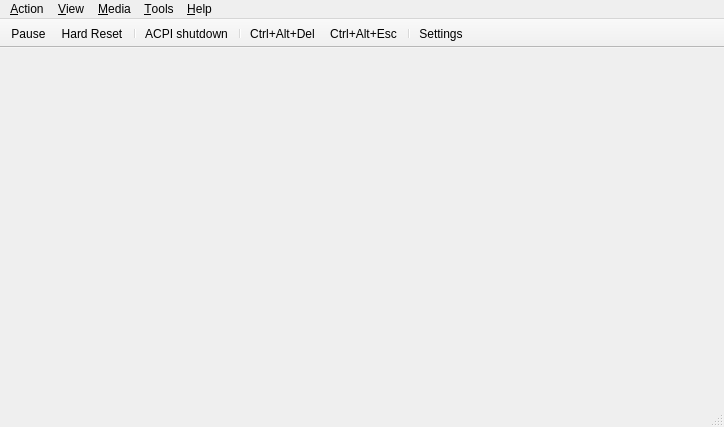
<?xml version="1.0" encoding="UTF-8"?>
<ui version="4.0">
 <class>MainWindow</class>
 <widget class="QMainWindow" name="MainWindow">
  <property name="geometry">
   <rect>
    <x>0</x>
    <y>0</y>
    <width>724</width>
    <height>427</height>
   </rect>
  </property>
  <property name="windowTitle">
   <string>86Box</string>
  </property>
  <widget class="QWidget" name="centralwidget">
   <property name="sizePolicy">
    <sizepolicy hsizetype="Expanding" vsizetype="Expanding">
     <horstretch>0</horstretch>
     <verstretch>0</verstretch>
    </sizepolicy>
   </property>
   <layout class="QVBoxLayout" name="verticalLayout">
    <property name="spacing">
     <number>0</number>
    </property>
    <property name="leftMargin">
     <number>0</number>
    </property>
    <property name="topMargin">
     <number>0</number>
    </property>
    <property name="rightMargin">
     <number>0</number>
    </property>
    <property name="bottomMargin">
     <number>0</number>
    </property>
    <item>
     <widget class="RendererStack" name="stackedWidget">
      <property name="sizePolicy">
       <sizepolicy hsizetype="Expanding" vsizetype="Expanding">
        <horstretch>0</horstretch>
        <verstretch>0</verstretch>
       </sizepolicy>
      </property>
     </widget>
    </item>
   </layout>
  </widget>
  <widget class="QMenuBar" name="menubar">
   <property name="geometry">
    <rect>
     <x>0</x>
     <y>0</y>
     <width>724</width>
     <height>23</height>
    </rect>
   </property>
   <widget class="QMenu" name="menuAction">
    <property name="title">
     <string>&amp;Action</string>
    </property>
    <widget class="QMenu" name="menuTablet_tool">
     <property name="title">
      <string>Tablet tool</string>
     </property>
     <addaction name="actionPen"/>
     <addaction name="actionCursor_Puck"/>
    </widget>
    <widget class="QMenu" name="menuSlow_turbo">
     <property name="title">
      <string>Cycle Skip</string>
     </property>
     <addaction name="actionSlow_Turbo_Off"/>
     <addaction name="actionSlow_Turbo_1_cycle"/>
     <addaction name="actionSlow_Turbo_2_cycles"/>
     <addaction name="actionSlow_Turbo_3_cycles"/>
     <addaction name="actionSlow_Turbo_4_cycles"/>
    </widget>
    <addaction name="actionAuto_pause"/>
    <addaction name="separator"/>
    <addaction name="actionKeyboard_requires_capture"/>
    <addaction name="actionRight_CTRL_is_left_ALT"/>
    <addaction name="menuTablet_tool"/>
    <addaction name="separator"/>
    <addaction name="actionPause"/>
    <addaction name="actionTurbo_mode"/>
    <addaction name="menuSlow_turbo"/>
    <addaction name="separator"/>
    <addaction name="actionHard_Reset"/>
    <addaction name="actionCtrl_Alt_Del"/>
    <addaction name="separator"/>
    <addaction name="actionCtrl_Alt_Esc"/>
    <addaction name="separator"/>
    <addaction name="actionExit"/>
   </widget>
   <widget class="QMenu" name="menuTools">
    <property name="title">
     <string>&amp;Tools</string>
    </property>
    <widget class="QMenu" name="menuSound">
     <property name="title">
      <string>S&amp;ound</string>
     </property>
     <addaction name="actionMute_Unmute"/>
     <addaction name="separator"/>
     <addaction name="actionSound_gain"/>
    </widget>
    <addaction name="actionSettings"/>
    <addaction name="actionUpdate_status_bar_icons"/>
    <addaction name="separator"/>
    <addaction name="actionEnable_Discord_integration"/>
    <addaction name="separator"/>
    <addaction name="actionTake_screenshot"/>
    <addaction name="menuSound"/>
    <addaction name="separator"/>
    <addaction name="actionPreferences"/>
    <addaction name="separator"/>
    <addaction name="actionBegin_trace"/>
    <addaction name="actionEnd_trace"/>
    <addaction name="separator"/>
    <addaction name="actionMCA_devices"/>
    <addaction name="separator"/>
    <addaction name="actionOpen_screenshots_folder"/>
   </widget>
   <widget class="QMenu" name="menuView">
    <property name="title">
     <string>&amp;View</string>
    </property>
    <widget class="QMenu" name="menuRenderer">
     <property name="title">
      <string>Re&amp;nderer</string>
     </property>
     <addaction name="actionSoftware_Renderer"/>
     <addaction name="actionOpenGL_3_0_Core"/>
     <addaction name="actionVulkan"/>
     <addaction name="actionVNC"/>
    </widget>
    <widget class="QMenu" name="menuWindow_scale_factor">
     <property name="title">
      <string>&amp;Window scale factor</string>
     </property>
     <addaction name="action0_5x"/>
     <addaction name="action1x"/>
     <addaction name="action1_5x"/>
     <addaction name="action2x"/>
     <addaction name="action3x"/>
     <addaction name="action4x"/>
     <addaction name="action5x"/>
     <addaction name="action6x"/>
     <addaction name="action7x"/>
     <addaction name="action8x"/>
    </widget>
    <widget class="QMenu" name="menuFilter_method">
     <property name="title">
      <string>Filter method</string>
     </property>
     <addaction name="actionNearest"/>
     <addaction name="actionLinear"/>
    </widget>
    <widget class="QMenu" name="menuFullscreen_stretch_mode">
     <property name="title">
      <string>Fullscreen &amp;stretch mode</string>
     </property>
     <addaction name="actionFullScreen_stretch"/>
     <addaction name="actionFullScreen_43"/>
     <addaction name="actionFullScreen_keepRatio"/>
     <addaction name="actionFullScreen_int"/>
     <addaction name="actionFullScreen_int43"/>
    </widget>
    <widget class="QMenu" name="menuEGA_S_VGA_settings">
     <property name="title">
      <string>E&amp;GA/(S)VGA settings</string>
     </property>
     <widget class="QMenu" name="menuVGA_screen_type">
      <property name="title">
       <string>VGA screen &amp;type</string>
      </property>
      <addaction name="actionRGB_Color"/>
      <addaction name="actionRGB_Grayscale"/>
      <addaction name="actionAmber_monitor"/>
      <addaction name="actionGreen_monitor"/>
      <addaction name="actionWhite_monitor"/>
     </widget>
     <widget class="QMenu" name="menuGrayscale_conversion_type">
      <property name="title">
       <string>Grayscale &amp;conversion type</string>
      </property>
      <addaction name="actionBT601_NTSC_PAL"/>
      <addaction name="actionBT709_HDTV"/>
      <addaction name="actionAverage"/>
     </widget>
     <addaction name="actionInverted_VGA_monitor"/>
     <addaction name="menuVGA_screen_type"/>
     <addaction name="menuGrayscale_conversion_type"/>
    </widget>
    <addaction name="actionHide_tool_bar"/>
    <addaction name="actionHide_status_bar"/>
    <addaction name="separator"/>
    <addaction name="actionShow_non_primary_monitors"/>
    <addaction name="actionResizable_window"/>
    <addaction name="actionRemember_size_and_position"/>
    <addaction name="separator"/>
    <addaction name="menuRenderer"/>
    <addaction name="actionRenderer_options"/>
    <addaction name="separator"/>
    <addaction name="actionSpecify_dimensions"/>
    <addaction name="actionForce_4_3_display_ratio"/>
    <addaction name="menuWindow_scale_factor"/>
    <addaction name="menuFilter_method"/>
    <addaction name="actionHiDPI_scaling"/>
    <addaction name="separator"/>
    <addaction name="actionFullscreen"/>
    <addaction name="menuFullscreen_stretch_mode"/>
    <addaction name="actionApply_fullscreen_stretch_mode_when_maximized"/>
    <addaction name="menuEGA_S_VGA_settings"/>
    <addaction name="separator"/>
    <addaction name="actionCGA_PCjr_Tandy_EGA_S_VGA_overscan"/>
    <addaction name="actionChange_contrast_for_monochrome_display"/>
   </widget>
   <widget class="QMenu" name="menuMedia">
    <property name="title">
     <string>&amp;Media</string>
    </property>
   </widget>
   <widget class="QMenu" name="menuAbout">
    <property name="title">
     <string>&amp;Help</string>
    </property>
    <addaction name="actionDocumentation"/>
    <addaction name="actionAbout_86Box"/>
    <addaction name="actionAbout_Qt"/>
   </widget>
   <addaction name="menuAction"/>
   <addaction name="menuView"/>
   <addaction name="menuMedia"/>
   <addaction name="menuTools"/>
   <addaction name="menuAbout"/>
  </widget>
  <widget class="QStatusBar" name="statusbar"/>
  <widget class="QToolBar" name="toolBar">
   <property name="contextMenuPolicy">
    <enum>Qt::PreventContextMenu</enum>
   </property>
   <property name="windowTitle">
    <string notr="true">toolBar</string>
   </property>
   <property name="autoFillBackground">
    <bool>true</bool>
   </property>
   <property name="movable">
    <bool>false</bool>
   </property>
   <property name="allowedAreas">
    <set>Qt::TopToolBarArea</set>
   </property>
   <property name="iconSize">
    <size>
     <width>16</width>
     <height>16</height>
    </size>
   </property>
   <property name="toolButtonStyle">
    <enum>Qt::ToolButtonIconOnly</enum>
   </property>
   <property name="floatable">
    <bool>false</bool>
   </property>
   <attribute name="toolBarArea">
    <enum>TopToolBarArea</enum>
   </attribute>
   <attribute name="toolBarBreak">
    <bool>false</bool>
   </attribute>
   <addaction name="actionPause"/>
   <addaction name="actionHard_Reset"/>
   <addaction name="separator"/>
   <addaction name="actionACPI_Shutdown"/>
   <addaction name="separator"/>
   <addaction name="actionCtrl_Alt_Del"/>
   <addaction name="actionCtrl_Alt_Esc"/>
   <addaction name="separator"/>
   <addaction name="actionSettings"/>
  </widget>
  <action name="actionAuto_pause">
   <property name="checkable">
    <bool>true</bool>
   </property>
   <property name="text">
    <string>&amp;Auto-pause on focus loss</string>
   </property>
  </action>
  <action name="actionKeyboard_requires_capture">
   <property name="checkable">
    <bool>true</bool>
   </property>
   <property name="text">
    <string>&amp;Keyboard requires capture</string>
   </property>
  </action>
  <action name="actionRight_CTRL_is_left_ALT">
   <property name="checkable">
    <bool>true</bool>
   </property>
   <property name="text">
    <string>&amp;Right CTRL is left ALT</string>
   </property>
  </action>
  <action name="actionHard_Reset">
   <property name="icon">
    <iconset resource="../qt_resources.qrc">
     <normaloff>:/menuicons/qt/icons/hard_reset.ico</normaloff>:/menuicons/qt/icons/hard_reset.ico</iconset>
   </property>
   <property name="text">
    <string>&amp;Hard Reset...</string>
   </property>
   <property name="iconVisibleInMenu">
    <bool>false</bool>
   </property>
  </action>
  <action name="actionCtrl_Alt_Del">
   <property name="icon">
    <iconset resource="../qt_resources.qrc">
     <normaloff>:/menuicons/qt/icons/send_cad.ico</normaloff>:/menuicons/qt/icons/send_cad.ico</iconset>
   </property>
   <property name="text">
    <string>&amp;Ctrl+Alt+Del</string>
   </property>
   <property name="toolTip">
    <string>Ctrl+Alt+Del</string>
   </property>
   <property name="shortcut">
    <string>Ctrl+F12</string>
   </property>
   <property name="iconVisibleInMenu">
    <bool>false</bool>
   </property>
   <property name="shortcutVisibleInContextMenu">
    <bool>false</bool>
   </property>
  </action>
  <action name="actionCtrl_Alt_Esc">
   <property name="icon">
    <iconset resource="../qt_resources.qrc">
     <normaloff>:/menuicons/qt/icons/send_cae.ico</normaloff>:/menuicons/qt/icons/send_cae.ico</iconset>
   </property>
   <property name="text">
    <string>Ctrl+Alt+&amp;Esc</string>
   </property>
   <property name="iconVisibleInMenu">
    <bool>false</bool>
   </property>
  </action>
  <action name="actionPause">
   <property name="checkable">
    <bool>true</bool>
   </property>
   <property name="icon">
    <iconset resource="../qt_resources.qrc">
     <normaloff>:/menuicons/qt/icons/pause.ico</normaloff>:/menuicons/qt/icons/pause.ico</iconset>
   </property>
   <property name="text">
    <string>&amp;Pause</string>
   </property>
   <property name="iconVisibleInMenu">
    <bool>false</bool>
   </property>
  </action>
    <action name="actionTurbo_mode">
     <property name="checkable">
      <bool>true</bool>
     </property>
     <property name="text">
      <string>Turbo mode</string>
     </property>
    </action>
    <action name="actionSlow_Turbo_Off">
     <property name="checkable">
      <bool>true</bool>
     </property>
     <property name="text">
      <string>Off</string>
     </property>
    </action>
    <action name="actionSlow_Turbo_1_cycle">
     <property name="checkable">
      <bool>true</bool>
     </property>
     <property name="text">
      <string>1 Cycle Skip</string>
     </property>
    </action>
    <action name="actionSlow_Turbo_2_cycles">
     <property name="checkable">
      <bool>true</bool>
     </property>
     <property name="text">
      <string>5 Cycle Skip</string>
     </property>
    </action>
    <action name="actionSlow_Turbo_3_cycles">
     <property name="checkable">
      <bool>true</bool>
     </property>
     <property name="text">
      <string>10 Cycle Skip</string>
     </property>
    </action>
    <action name="actionSlow_Turbo_4_cycles">
     <property name="checkable">
      <bool>true</bool>
     </property>
     <property name="text">
      <string>25 Cycle Skip</string>
     </property>
    </action>
  <action name="actionExit">
   <property name="text">
    <string>Exit</string>
   </property>
   <property name="menuRole">
    <enum>QAction::QuitRole</enum>
   </property>
  </action>
  <action name="actionSettings">
   <property name="icon">
    <iconset resource="../qt_resources.qrc">
     <normaloff>:/menuicons/qt/icons/settings.ico</normaloff>:/menuicons/qt/icons/settings.ico</iconset>
   </property>
   <property name="text">
    <string>&amp;Settings...</string>
   </property>
   <property name="menuRole">
    <enum>QAction::NoRole</enum>
   </property>
   <property name="iconVisibleInMenu">
    <bool>false</bool>
   </property>
  </action>
  <action name="actionFullscreen">
   <property name="text">
    <string>&amp;Fullscreen</string>
   </property>
   <property name="shortcut">
    <string>Ctrl+Alt+PgUp</string>
   </property>
  </action>
  <action name="actionSoftware_Renderer">
   <property name="checkable">
    <bool>true</bool>
   </property>
   <property name="text">
    <string>&amp;Qt (Software)</string>
   </property>
   <property name="vid_api" stdset="0">
    <number>0</number>
   </property>
  </action>
  <action name="actionHide_status_bar">
   <property name="checkable">
    <bool>true</bool>
   </property>
   <property name="text">
    <string>&amp;Hide status bar</string>
   </property>
  </action>
  <action name="actionResizable_window">
   <property name="checkable">
    <bool>true</bool>
   </property>
   <property name="text">
    <string>&amp;Resizeable window</string>
   </property>
  </action>
  <action name="actionRemember_size_and_position">
   <property name="checkable">
    <bool>true</bool>
   </property>
   <property name="text">
    <string>R&amp;emember size &amp;&amp; position</string>
   </property>
  </action>
  <action name="actionSpecify_dimensions">
   <property name="text">
    <string>Specify dimensions...</string>
   </property>
  </action>
  <action name="actionForce_4_3_display_ratio">
   <property name="checkable">
    <bool>true</bool>
   </property>
   <property name="text">
    <string>F&amp;orce 4:3 display ratio</string>
   </property>
  </action>
  <action name="actionHiDPI_scaling">
   <property name="checkable">
    <bool>true</bool>
   </property>
   <property name="text">
    <string>Hi&amp;DPI scaling</string>
   </property>
  </action>
  <action name="actionCGA_PCjr_Tandy_EGA_S_VGA_overscan">
   <property name="checkable">
    <bool>true</bool>
   </property>
   <property name="text">
    <string>CGA/PCjr/Tandy/E&amp;GA/(S)VGA overscan</string>
   </property>
  </action>
  <action name="actionChange_contrast_for_monochrome_display">
   <property name="checkable">
    <bool>true</bool>
   </property>
   <property name="text">
    <string>Change contrast for &amp;monochrome display</string>
   </property>
  </action>
  <action name="action0_5x">
   <property name="checkable">
    <bool>true</bool>
   </property>
   <property name="text">
    <string>&amp;0.5x</string>
   </property>
  </action>
  <action name="action1x">
   <property name="checkable">
    <bool>true</bool>
   </property>
   <property name="text">
    <string>&amp;1x</string>
   </property>
  </action>
  <action name="action1_5x">
   <property name="checkable">
    <bool>true</bool>
   </property>
   <property name="text">
    <string>1.&amp;5x</string>
   </property>
  </action>
  <action name="action2x">
   <property name="checkable">
    <bool>true</bool>
   </property>
   <property name="text">
    <string>&amp;2x</string>
   </property>
  </action>
  <action name="action3x">
   <property name="checkable">
    <bool>true</bool>
   </property>
   <property name="text">
    <string>&amp;3x</string>
   </property>
  </action>
  <action name="action4x">
   <property name="checkable">
    <bool>true</bool>
   </property>
   <property name="text">
    <string>&amp;4x</string>
   </property>
  </action>
  <action name="action5x">
   <property name="checkable">
    <bool>true</bool>
   </property>
   <property name="text">
    <string>&amp;5x</string>
   </property>
  </action>
  <action name="action6x">
   <property name="checkable">
    <bool>true</bool>
   </property>
   <property name="text">
    <string>&amp;6x</string>
   </property>
  </action>
  <action name="action7x">
   <property name="checkable">
    <bool>true</bool>
   </property>
   <property name="text">
    <string>&amp;7x</string>
   </property>
  </action>
  <action name="action8x">
   <property name="checkable">
    <bool>true</bool>
   </property>
   <property name="text">
    <string>&amp;8x</string>
   </property>
  </action>
  <action name="actionNearest">
   <property name="checkable">
    <bool>true</bool>
   </property>
   <property name="text">
    <string>&amp;Nearest</string>
   </property>
  </action>
  <action name="actionLinear">
   <property name="checkable">
    <bool>true</bool>
   </property>
   <property name="text">
    <string>&amp;Linear</string>
   </property>
  </action>
  <action name="actionFullScreen_stretch">
   <property name="checkable">
    <bool>true</bool>
   </property>
   <property name="text">
    <string>&amp;Full screen stretch</string>
   </property>
  </action>
  <action name="actionFullScreen_43">
   <property name="checkable">
    <bool>true</bool>
   </property>
   <property name="text">
    <string>&amp;4:3</string>
   </property>
  </action>
  <action name="actionFullScreen_keepRatio">
   <property name="checkable">
    <bool>true</bool>
   </property>
   <property name="text">
    <string>&amp;Square pixels (Keep ratio)</string>
   </property>
  </action>
  <action name="actionFullScreen_int">
   <property name="checkable">
    <bool>true</bool>
   </property>
   <property name="text">
    <string>&amp;Integer scale</string>
   </property>
  </action>
  <action name="actionFullScreen_int43">
   <property name="checkable">
    <bool>true</bool>
   </property>
   <property name="text">
    <string>4:&amp;3 Integer scale</string>
   </property>
  </action>
  <action name="actionInverted_VGA_monitor">
   <property name="checkable">
    <bool>true</bool>
   </property>
   <property name="text">
    <string>&amp;Inverted VGA monitor</string>
   </property>
  </action>
  <action name="actionRGB_Color">
   <property name="checkable">
    <bool>true</bool>
   </property>
   <property name="text">
    <string>RGB &amp;Color</string>
   </property>
  </action>
  <action name="actionRGB_Grayscale">
   <property name="checkable">
    <bool>true</bool>
   </property>
   <property name="text">
    <string>&amp;RGB Grayscale</string>
   </property>
  </action>
  <action name="actionAmber_monitor">
   <property name="checkable">
    <bool>true</bool>
   </property>
   <property name="text">
    <string>&amp;Amber monitor</string>
   </property>
  </action>
  <action name="actionGreen_monitor">
   <property name="checkable">
    <bool>true</bool>
   </property>
   <property name="text">
    <string>&amp;Green monitor</string>
   </property>
  </action>
  <action name="actionWhite_monitor">
   <property name="checkable">
    <bool>true</bool>
   </property>
   <property name="text">
    <string>&amp;White monitor</string>
   </property>
  </action>
  <action name="actionBT601_NTSC_PAL">
   <property name="checkable">
    <bool>true</bool>
   </property>
   <property name="text">
    <string>BT&amp;601 (NTSC/PAL)</string>
   </property>
  </action>
  <action name="actionBT709_HDTV">
   <property name="checkable">
    <bool>true</bool>
   </property>
   <property name="text">
    <string>BT&amp;709 (HDTV)</string>
   </property>
  </action>
  <action name="actionAverage">
   <property name="checkable">
    <bool>true</bool>
   </property>
   <property name="text">
    <string>&amp;Average</string>
   </property>
  </action>
  <action name="actionAbout_Qt">
   <property name="text">
    <string>About Qt</string>
   </property>
   <property name="visible">
    <bool>false</bool>
   </property>
   <property name="menuRole">
    <enum>QAction::AboutQtRole</enum>
   </property>
  </action>
  <action name="actionAbout_86Box">
   <property name="text">
    <string>&amp;About 86Box...</string>
   </property>
   <property name="menuRole">
    <enum>QAction::AboutRole</enum>
   </property>
  </action>
  <action name="actionDocumentation">
   <property name="text">
    <string>&amp;Documentation...</string>
   </property>
  </action>
  <action name="actionUpdate_status_bar_icons">
   <property name="checkable">
    <bool>true</bool>
   </property>
   <property name="text">
    <string>&amp;Update status bar icons</string>
   </property>
  </action>
  <action name="actionTake_screenshot">
   <property name="text">
    <string>Take s&amp;creenshot</string>
   </property>
   <property name="shortcut">
    <string>Ctrl+F11</string>
   </property>
   <property name="shortcutVisibleInContextMenu">
    <bool>false</bool>
   </property>
  </action>
  <action name="actionMute_Unmute">
   <property name="text">
    <string>&amp;Mute</string>
   </property>
  </action>
  <action name="actionSound_gain">
   <property name="text">
    <string>Sound &amp;gain...</string>
   </property>
  </action>
  <action name="actionOpenGL_3_0_Core">
   <property name="checkable">
    <bool>true</bool>
   </property>
   <property name="text">
    <string>Open&amp;GL (3.0 Core)</string>
   </property>
   <property name="vid_api" stdset="0">
    <number>1</number>
   </property>
  </action>
  <action name="actionPreferences">
   <property name="text">
    <string>&amp;Preferences...</string>
   </property>
   <property name="menuRole">
    <enum>QAction::PreferencesRole</enum>
   </property>
  </action>
  <action name="actionEnable_Discord_integration">
   <property name="checkable">
    <bool>true</bool>
   </property>
   <property name="text">
    <string>Enable &amp;Discord integration</string>
   </property>
  </action>
  <action name="actionHide_tool_bar">
   <property name="checkable">
    <bool>true</bool>
   </property>
   <property name="text">
    <string>Hide &amp;toolbar</string>
   </property>
   <property name="toolTip">
    <string>Hide tool bar</string>
   </property>
  </action>
  <action name="actionACPI_Shutdown">
   <property name="enabled">
    <bool>true</bool>
   </property>
   <property name="icon">
    <iconset resource="../qt_resources.qrc">
     <normaloff>:/menuicons/qt/icons/acpi_shutdown.ico</normaloff>:/menuicons/qt/icons/acpi_shutdown.ico</iconset>
   </property>
   <property name="text">
    <string>ACPI shutdown</string>
   </property>
   <property name="toolTip">
    <string>ACPI shutdown</string>
   </property>
   <property name="visible">
    <bool>true</bool>
   </property>
  </action>
  <action name="actionBegin_trace">
   <property name="text">
    <string>Begin trace</string>
   </property>
   <property name="shortcut">
    <string>Ctrl+T</string>
   </property>
   <property name="visible">
    <bool>false</bool>
   </property>
   <property name="shortcutVisibleInContextMenu">
    <bool>false</bool>
   </property>
  </action>
  <action name="actionEnd_trace">
   <property name="text">
    <string>End trace</string>
   </property>
   <property name="shortcut">
    <string>Ctrl+T</string>
   </property>
   <property name="visible">
    <bool>false</bool>
   </property>
   <property name="shortcutVisibleInContextMenu">
    <bool>false</bool>
   </property>
  </action>
  <action name="actionRenderer_options">
   <property name="text">
    <string>Renderer options...</string>
   </property>
   <property name="menuRole">
    <enum>QAction::NoRole</enum>
   </property>
  </action>
  <action name="actionVulkan">
   <property name="checkable">
    <bool>true</bool>
   </property>
   <property name="text">
    <string>&amp;Vulkan</string>
   </property>
   <property name="vid_api" stdset="0">
    <number>2</number>
   </property>
  </action>
  <action name="actionMCA_devices">
   <property name="text">
    <string>MCA devices...</string>
   </property>
  </action>
  <action name="actionShow_non_primary_monitors">
   <property name="checkable">
    <bool>true</bool>
   </property>
   <property name="text">
    <string>Show non-primary monitors</string>
   </property>
  </action>
  <action name="actionVNC">
   <property name="checkable">
    <bool>true</bool>
   </property>
   <property name="text">
    <string>VNC</string>
   </property>
   <property name="vid_api" stdset="0">
    <number>3</number>
   </property>
  </action>
  <action name="actionOpen_screenshots_folder">
   <property name="text">
    <string>Open screenshots folder...</string>
   </property>
  </action>
  <action name="actionApply_fullscreen_stretch_mode_when_maximized">
   <property name="checkable">
    <bool>true</bool>
   </property>
   <property name="text">
    <string>Apply fullscreen stretch mode when maximized</string>
   </property>
  </action>
  <action name="actionCursor_Puck">
   <property name="checkable">
    <bool>true</bool>
   </property>
   <property name="text">
    <string>Cursor/Puck</string>
   </property>
  </action>
  <action name="actionPen">
   <property name="checkable">
    <bool>true</bool>
   </property>
   <property name="text">
    <string>Pen</string>
   </property>
  </action>
 </widget>
 <customwidgets>
  <customwidget>
   <class>RendererStack</class>
   <extends>QStackedWidget</extends>
   <header>qt_rendererstack.hpp</header>
   <container>1</container>
  </customwidget>
 </customwidgets>
 <resources>
  <include location="../qt_resources.qrc"/>
 </resources>
 <connections/>
</ui>
